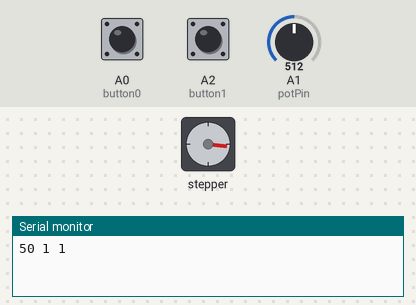
This sketch was run on a simulated Arduino Mega 2560, built for the host (arithmetic inside an expression is 32-bit, double 64-bit). On the bench: stepper motor, the last lines printed to the serial monitor. Inputs (shaded band) come from the test bench; at power-on: A0 (button0) HIGH, A2 (button1) HIGH, A1 (potPin) = 512. Stepper angles assume 48 steps per turn.

Above: at 3.8 s.
3.9 s: A0 (button0) pulled LOW for 3 s
At 6.7 s:
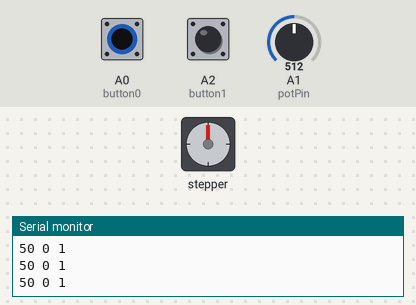
14.2 s: A2 (button1) pulled LOW for 3 s
At 16.56 s:
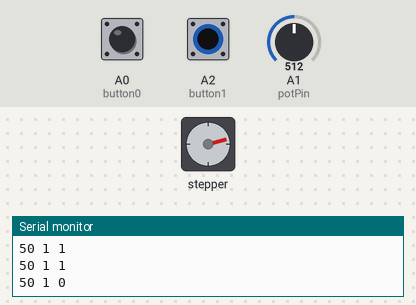
Timing chart, 0 to 24.7 s (numbered marks = the images above; inputs shaded):
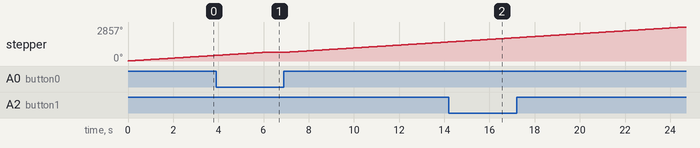

The sketch:

Lab8.ino
```cpp
/*  Lab 8 - Stepper Motors
 *
 *  Jean-Luc Major
 *  ECET-130-02, Fall 2016
 *
 *  This motor has 48 steps
 *  Brown to Black: inductor 1
 *    Red is common connector
 *  Yellow to orange: inductor 2
 *    Red is common connector
 *  Resistances:
 *    Black == Ground 1
 *    Brown-Black: 157.4 ohms
 *    Red1-Black: 80.6 ohms
 *
 *    Yellow == Ground 2
 *    Red-Yellow: 78.8 ohms
 *    Orange-Yellow: 156 ohms
 */
#include <Stepper.h>

#define potPin A1
#define button0 A0
#define button1 A2

Stepper stepper(48,8,9,10,11);

void setup() {
  stepper.setSpeed(20);
  Serial.begin(9600);
  digitalWrite(7, 1);
}

void loop() {
  int potReading = map(analogRead(potPin), 0, 1023, 100, 0);
  // maps pot value to a value to control the speed
  int powerButton = digitalRead(button0);
  int optButton = digitalRead(button1);

  if (powerButton == 0 && optButton == 0){

  }
  if (powerButton == 1 && optButton == 0){  // when power button pressed
    stepper.step(10);

  }
  if (powerButton == 1 && optButton == 1){ // when power and option button pressed
    stepper.step(48);
  }
  Serial.printf("%i %i %i\n", potReading, powerButton, optButton);
}

void CW(int speed){

}

void CCW(int speed){

}
```
